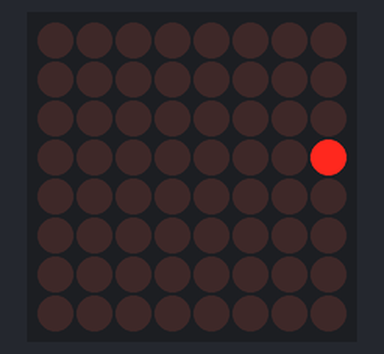
The sketch below on a simulated Arduino Uno, built with avr-gcc and run on an emulated ATmega328P. Shown: 8×8 LED matrix.

Above: at 0.15 s.
At 0.87 s:
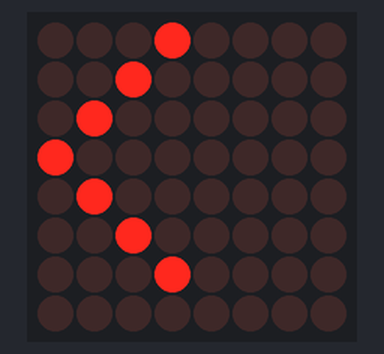
At 1.59 s:
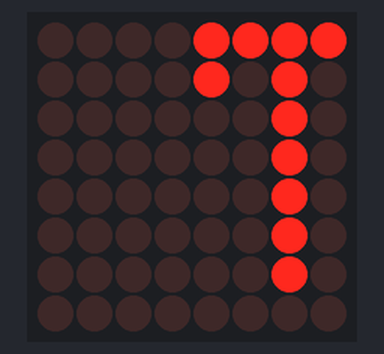
At 2.41 s:
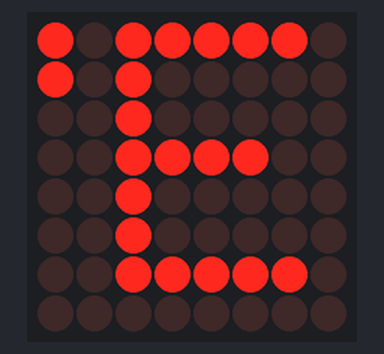
At 3.13 s:
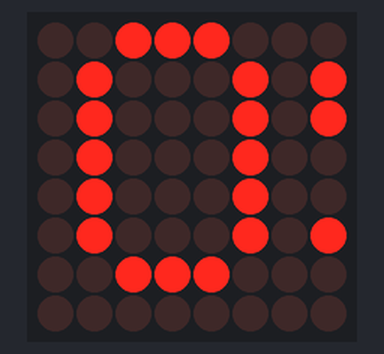
At 6.1 s:
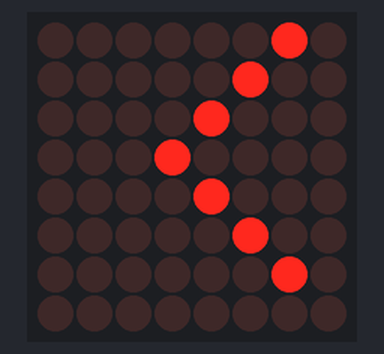

Measured:
- by itself, everything shown: repeats every 5.5 s, in 54 steps

The sketch:

Matriz-led-MAX7219-con-Arduino.ino
```cpp
/*
  Created by TEOS
  Domotic with Arduino https://goo.gl/btZpjs
  YouTube https://goo.gl/k7TUSZ
  Instagram https://goo.gl/zEIjia
  Facebook https://goo.gl/eivraR
  Twitter https://goo.gl/du5Wgn
  Github https://goo.gl/Xl5IiS
  Google Plus https://goo.gl/gBnUdh
  WEB https://goo.gl/jtiYJy
*/

#include <SPI.h>
#include <Adafruit_GFX.h> //https://github.com/adafruit/Adafruit-GFX-Library
#include <Max72xxPanel.h> //https://github.com/markruys/arduino-Max72xxPanel

const int spiPinsT = 10;
int spaceT = 1;
int broadnessT = 5 + spaceT;

const int horizontalDisplaysT = 1;
const int verticalDisplaysT = 1;
const String textT = "< TEOS >";
const int sweepSpeedT = 100;
Max72xxPanel ledMatrixT = Max72xxPanel(spiPinsT, horizontalDisplaysT, verticalDisplaysT);

void setup() {
  ledMatrixT.setIntensity(10);
}

void loop() {
  for ( int iT = 0 ; iT < broadnessT * textT.length() + ledMatrixT.width() - 1 - spaceT; iT++ ) {
    ledMatrixT.fillScreen(LOW);
    int letterT = iT / broadnessT;
    int axisXT = (ledMatrixT.width() - 1) - iT % broadnessT;
    int axisYT = (ledMatrixT.height() - 8) / 2;
    while ( axisXT + broadnessT - spaceT >= 0 && letterT >= 0 ) {
      if ( letterT < textT.length() ) {
        ledMatrixT.drawChar(axisXT, axisYT, textT[letterT], HIGH, LOW, 1);
      }
      letterT--;
      axisXT -= broadnessT;
    }
    ledMatrixT.write();
    delay(sweepSpeedT);
  }
}
```
